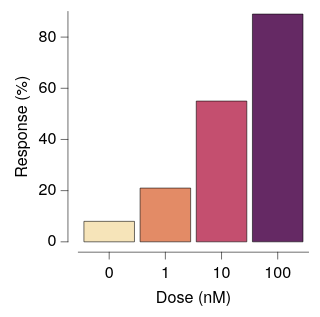

Source (Vega-Lite JSON):
### Vega-Lite specification from a JSON file in a GitHub repository (floating-point values rounded to 4 significant figures)
{"background": null, "config": {"arc": {"fill": "#DBDBDB", "fillOpacity": 1.0, "innerRadius": 25.0, "padAngle": 0.03, "stroke": "black", "strokeOpacity": 1, "strokeWidth": 0.25}, "area": {"fill": "#DBDBDB", "fillOpacity": 1.0, "stroke": "black", "strokeOpacity": 1, "strokeWidth": 0.25}, "axis": {"domain": true, "domainCap": "round", "domainColor": "black", "domainWidth": 0.25, "grid": false, "gridCap": "round", "gridColor": "#F1F1F1", "gridDash": [0, 0], "gridOpacity": 1.0, "gridWidth": 0.25, "labelColor": "black", "labelFont": "HelveticaNeue", "labelFontSize": 7, "labelFontStyle": "normal", "labelFontWeight": 400, "offset": 4.5, "ticks": true, "tickCap": "round", "tickColor": "black", "tickRound": false, "tickSize": 3, "tickWidth": 0.25, "titleColor": "black", "titleFont": "HelveticaNeue", "titleFontSize": 7, "titleFontStyle": "normal", "titleFontWeight": 400}, "axisX": {"domain": true, "labelAlign": "center", "labelAngle": 0, "labels": true, "ticks": true, "translate": 0}, "axisY": {"domain": true, "labelAlign": "right", "labelAngle": 0, "labels": true, "ticks": true, "translate": 0}, "axisRight": {"domain": true, "labelAlign": "left", "labelAngle": 0, "labels": true, "ticks": true, "translate": 0}, "axisTop": {"domain": true, "labelAlign": "center", "labelAngle": 0, "labels": true, "ticks": true, "translate": 0}, "axisBand": {"tickOffset": 0}, "bar": {"fill": "#DBDBDB", "fillOpacity": 1.0, "stroke": "black", "strokeOpacity": 1, "strokeWidth": 0.25}, "boxplot": {"size": 9.0, "ticks": {"cornerRadius": 0.25, "fill": "black", "size": 4.5, "thickness": 0.25}, "box": {"fillOpacity": 1.0, "stroke": "black", "strokeOpacity": 1, "strokeWidth": 0.25}, "median": {"fill": "black", "fillOpacity": 1.0, "size": 9.0, "thickness": 0.25}, "rule": {"fill": "black", "fillOpacity": 1.0, "size": 10.0, "stroke": "black", "strokeDash": [0, 0], "strokeOpacity": 1, "strokeWidth": 0.25}, "outliers": {"color": "black", "fill": "black", "fillOpacity": 1.0, "size": 0, "stroke": "black", "strokeOpacity": 1, "strokeWidth": 0.25}}, "circle": {"fill": "black", "fillOpacity": 1.0, "size": 0.5, "stroke": null, "strokeOpacity": 1, "strokeWidth": 0.25}, "errorband": {"band": {"fillOpacity": 0.6, "stroke": null, "strokeWidth": 0.25, "strokeOpacity": 1}, "borders": {"opacity": 0, "strokeOpacity": 0.25, "strokeWidth": 1}}, "errorbar": {"opacity": 1, "rule": {"strokeDash": [0, 0], "strokeWidth": 0.25}, "ticks": {"color": "black", "cornerRadius": 0.125, "opacity": 1, "size": 6.0, "thickness": 0.25}, "thickness": 0.25}, "font": "HelveticaNeue", "geoshape": {"fill": "#DBDBDB", "fillOpacity": 1.0, "stroke": "black", "strokeOpacity": 1, "strokeWidth": 0.25}, "header": {"labelColor": "black", "labelFont": "HelveticaNeue", "labelFontSize": 7, "labelFontStyle": "normal", "labelFontWeight": 400, "titleColor": "black", "titleFont": "HelveticaNeue", "titleFontSize": 7, "titleFontStyle": "normal", "titleFontWeight": 400, "titlePadding": 0}, "legend": {"disable": false, "offset": 4.5, "gradientLength": 50.0, "gradientThickness": 5.0, "gradientOpacity": 1.0, "gradientStrokeColor": "black", "gradientStrokeWidth": 0.25, "labelColor": "black", "labelFont": "HelveticaNeue", "labelFontSize": 7, "labelFontStyle": "normal", "labelFontWeight": 400, "strokeColor": "black", "strokeWidth": 0, "symbolSize": 42, "symbolStrokeColor": "black", "symbolStrokeWidth": 0.25, "titleColor": "black", "titleFont": "HelveticaNeue", "titleFontSize": 7, "titleFontStyle": "normal", "titleFontWeight": 400}, "line": {"color": "black", "stroke": "black", "strokeCap": "round", "strokeDash": [0, 0], "strokeOpacity": 1, "strokeWidth": 0.375}, "point": {"filled": true, "fill": "#DBDBDB", "fillOpacity": 1.0, "size": 5.0, "stroke": "black", "strokeOpacity": 1, "strokeWidth": 0.25}, "range": {"category": ["#C6D9F1", "#F1C9CB", "#FEF0B9", "#CEE37A", "#7AA8E0", "#E589A3", "#FDDD5D", "#68B961", "#4177B1", "#C35082", "#E5C227", "#438156"], "diverging": {"scheme": ["#C35082", "#CE6D94", "#D989A7", "#E2A4BA", "#EABFCE", "#F1DBE2", "#F6F6F6", "#D7E0EB", "#B9CBE0", "#9BB6D5", "#7DA1C9", "#5F8CBD", "#4177B1"]}, "heatmap": {"scheme": ["#DFE9F7", "#C6D9F1", "#ADC8EC", "#94B8E6", "#7AA8E0", "#6097DA", "#4D87CA", "#4177B1", "#386898", "#2F597F", "#264A69", "#1D3A58"]}, "ordinal": {"scheme": ["#F1F1F1", "#DBDBDB", "#C6C6C6", "#B2B2B2", "#9D9D9D", "#898989", "#767676", "#636363", "#515151", "#404040", "#2F2F2F", "#1F1F1F"]}, "ramp": {"scheme": ["#DFE9F7", "#C6D9F1", "#ADC8EC", "#94B8E6", "#7AA8E0", "#6097DA", "#4D87CA", "#4177B1", "#386898", "#2F597F", "#264A69", "#1D3A58"]}}, "rule": {"color": "black", "stroke": "black", "strokeCap": "round", "strokeDash": [2, 2], "strokeOpacity": 1, "strokeWidth": 0.25}, "scale": {"bandPaddingInner": 0.1, "bandPaddingOuter": 0.1, "round": false}, "rect": {"fill": "#DBDBDB", "fillOpacity": 1.0, "stroke": "black", "strokeOpacity": 1, "strokeWidth": 0.25}, "square": {"fill": "#DBDBDB", "fillOpacity": 1.0, "size": 10.0, "stroke": "black", "strokeOpacity": 1, "strokeWidth": 0.25}, "text": {"color": "black", "font": "HelveticaNeue", "fontSize": 7, "fontStyle": "normal", "fontWeight": 400}, "title": {"anchor": "middle", "frame": "group", "color": "black", "font": "HelveticaNeue", "fontSize": 7, "fontStyle": "normal", "fontWeight": 400, "subtitleColor": "black", "subtitleFont": "HelveticaNeue", "subtitleFontSize": "HelveticaNeue", "subtitleFontStyle": "normal", "subtitleFontWeight": 400}, "view": {"continuousWidth": 100, "continuousHeight": 100, "discreteWidth": 100, "discreteHeight": 100, "fill": null, "stroke": null, "strokeWidth": 0.25}}, "data": {"name": "data-d11018b35c55ea5cada1641c676bdac5"}, "mark": {"type": "bar"}, "encoding": {"color": {"field": "dose", "legend": null, "scale": {"range": ["#F6E4B9", "#E38B66", "#C44F6F", "#652964"]}, "sort": null, "type": "nominal"}, "x": {"field": "dose", "sort": null, "title": "Dose (nM)", "type": "nominal"}, "y": {"field": "response", "title": "Response (%)", "type": "quantitative"}}, "$schema": "https://vega.github.io/schema/vega-lite/v6.4.1.json", "datasets": {"data-d11018b35c55ea5cada1641c676bdac5": [{"dose": "0", "response": 8.0}, {"dose": "1", "response": 21.0}, {"dose": "10", "response": 55.0}, {"dose": "100", "response": 89.0}]}}
